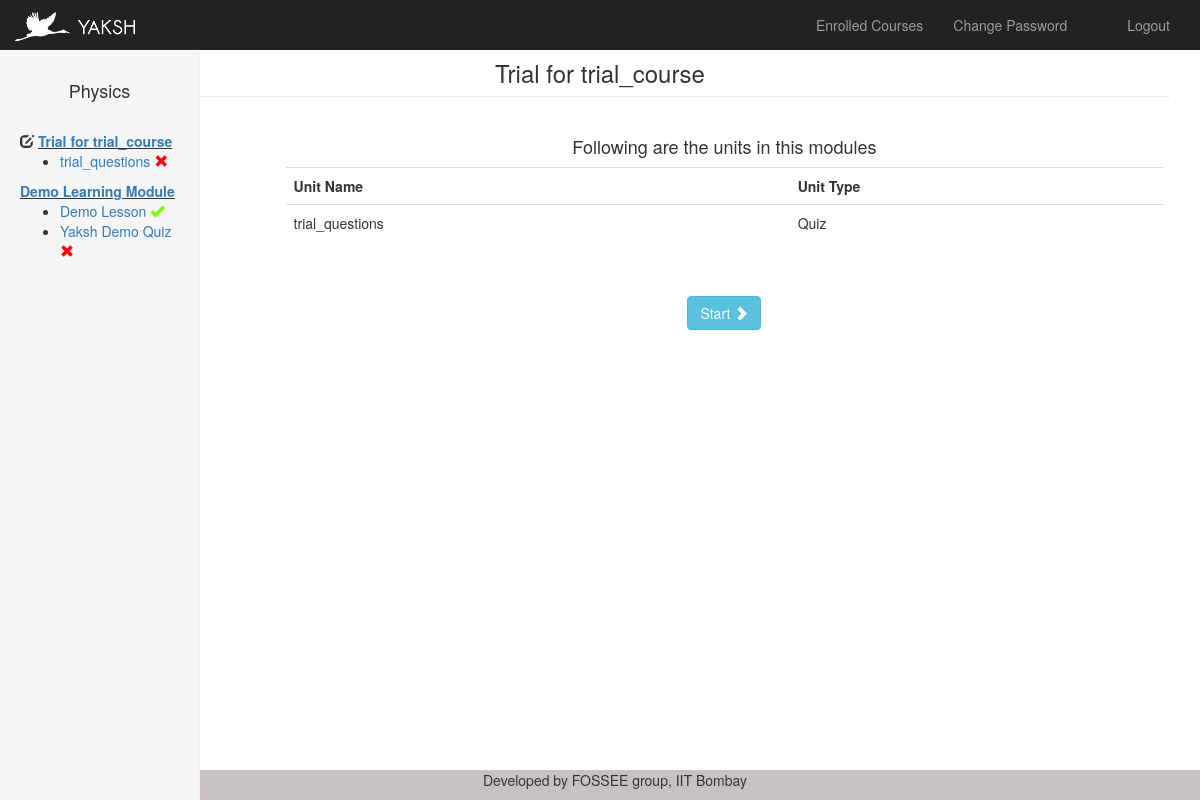
Page /exam/quizzes/view_module/1/1 (signed in) on the committed database.
### tables this page shows
CREATE TABLE "yaksh_learningmodule" ("id" integer NOT NULL PRIMARY KEY AUTOINCREMENT, "name" varchar(255) NOT NULL, "description" text NULL, "order" integer NOT NULL, "check_prerequisite" bool NOT NULL, "html_data" text NULL, "is_trial" bool NOT NULL, "creator_id" integer NOT NULL REFERENCES "auth_user" ("id"));

CREATE TABLE "yaksh_course" ("id" integer NOT NULL PRIMARY KEY AUTOINCREMENT, "name" varchar(128) NOT NULL, "active" bool NOT NULL, "created_on" datetime NOT NULL, "is_trial" bool NOT NULL, "instructions" text NULL, "creator_id" integer NOT NULL REFERENCES "auth_user" ("id"), "end_enroll_time" datetime NULL, "start_enroll_time" datetime NULL, "code" varchar(128) NULL, "hidden" bool NOT NULL, "enrollment" varchar(32) NOT NULL);

CREATE TABLE "yaksh_quiz" ("id" integer NOT NULL PRIMARY KEY AUTOINCREMENT, "start_date_time" datetime NULL, "end_date_time" datetime NULL, "duration" integer NOT NULL, "active" bool NOT NULL, "description" varchar(256) NOT NULL, "pass_criteria" real NOT NULL, "attempts_allowed" integer NOT NULL, "time_between_attempts" integer NOT NULL, "is_trial" bool NOT NULL, "instructions" text NULL, "view_answerpaper" bool NOT NULL, "allow_skip" bool NOT NULL, "creator_id" integer NULL REFERENCES "auth_user" ("id"), "is_exercise" bool NOT NULL, "weightage" real NOT NULL);

CREATE TABLE "yaksh_learningunit" ("id" integer NOT NULL PRIMARY KEY AUTOINCREMENT, "order" integer NOT NULL, "type" varchar(16) NOT NULL, "check_prerequisite" bool NOT NULL, "lesson_id" integer NULL REFERENCES "yaksh_lesson" ("id"), "quiz_id" integer NULL REFERENCES "yaksh_quiz" ("id"));

CREATE TABLE "yaksh_lesson" ("id" integer NOT NULL PRIMARY KEY AUTOINCREMENT, "name" varchar(255) NOT NULL, "description" text NOT NULL, "html_data" text NULL, "creator_id" integer NOT NULL REFERENCES "auth_user" ("id"));

### views.py (the view)
@app.route('/exam/quizzes/view_module/<mid>/<cid>')
@login_required
def view_module(mid, cid, msg="none"):
    conn1 = sql.connect('db.sqlite3')
    conn1.row_factory = sql.Row
    all_modules = []
    print("jj")
    if msg == "none":
        msg = ""
    module = conn1.execute("select * from yaksh_learningmodule where id =?", (mid,))
    for mod in module:
        learning_module = mod
    record = conn1.execute("select * from yaksh_course where id =?", (cid,))
    for cou in record:
        course = cou
    records = conn1.execute("select * from yaksh_course_learning_module where course_id = ?", (cid,))
    for r in records:
        ycm = r['learningmodule_id']
        record = conn1.execute("select * from yaksh_learningmodule where id = ?", (ycm,))
        for rec in record:
            all_modules.append(rec)
    record = conn1.execute("select * from yaksh_learningmodule_learning_unit where learningmodule_id = ? limit 1",
                           (mid,))
    for rec in record:
        first_unit = rec['learningunit_id']
    return render_template('yaksh/show_video.html', msg=msg, learning_module=learning_module, state="module",
                           course=course, all_modules=all_modules, first_unit=first_unit)

### views.py (called while the page is built)
def login_required(f):
    @wraps(f)
    def wrap(*args, **kwargs):
        if 'logged_in' in session:
            return f(*args, **kwargs)
        else:
            return redirect(url_for('user_login'))
    return wrap

@app.template_filter('get_question_paper')
def get_questionpaper(uid):
    conn = sql.connect('db.sqlite3')
    conn.row_factory = sql.Row
    qpid = []
    record = conn.execute("select * from yaksh_learningunit where id = ?", (uid,))
    for r in record:
        qid = r['quiz_id']
    records = conn.execute("select * from yaksh_questionpaper where quiz_id = ?", (qid,))
    for r in records:
        qpid.append(r['id'])
        return qpid

@app.template_filter('has_question_paper')
def has_questionpaper(uid):
    conn = sql.connect('db.sqlite3')
    conn.row_factory = sql.Row
    stat = []
    record = conn.execute("select * from yaksh_learningunit where id = ?", (uid,))
    for r in record:
        qid = r['quiz_id']
    records = conn.execute("select * from yaksh_questionpaper where quiz_id = ?", (qid,))
    for record in records:
        stat.append("true")
        return stat
    stat.append("false")
    return stat

@app.template_filter('get_unit_status')
def get_unit_status(lid):
    conn = sql.connect('db.sqlite3')
    conn.row_factory = sql.Row
    stat = []
    tmod = 0
    cmod = 0
    records2 = conn.execute("select * from yaksh_coursestatus where current_unit_id = ?", (lid,))
    for record2 in records2:
        tmod = tmod + 1
        if record2:
            csid = record2['id']
            records3 = conn.execute(
                "select * from yaksh_coursestatus_completed_units where learningunit_id = ? and coursestatus_id = ?",
                (lid, csid,))
            for record3 in records3:
                cmod = cmod + 1
    if tmod == 0:
        status = "not attempted"
    elif tmod == cmod:
        status = "completed"
    else:
        status = "inprogress"
    stat.append(status)
    return stat

@app.template_filter('get_learning_units')
def get_learning_units(mid):
    conn = sql.connect('db.sqlite3')
    conn.row_factory = sql.Row
    lunits = []
    records = conn.execute("select * from yaksh_learningmodule_learning_unit where learningmodule_id = ?", (mid,))
    for record in records:
        lid = record['learningunit_id']
        records2 = conn.execute("select * from yaksh_learningunit where id = ?", (lid,))
        for record2 in records2:
            lunits.append(record2)
    return lunits

### templates/yaksh/show_video.html (shortened to what this page needs)
{% extends "user.html" %}
{% block pagetitle %} {{ learning_module.name }}
{% endblock %}
{% block main %}
<div class="col-sm-3 col-md-2 sidebar">
    <center><h4>{{course.name}}</h4></center>
    <br>
    {% for module in all_modules %}
        {% if module.id == learning_module.id %}
            <span class="glyphicon glyphicon-edit" data-toggle="tooltip" title="Currently on">
            </span>
        {% endif %}
        <b><u><a href="{{URL_ROOT}}/exam/quizzes/view_module/{{module.id}}/{{course.id}}">{{module.name}}</u></b>
        <ul class="list">
        {% for unit in module.id|get_learning_units %}
        <span>
        <li>
        {% for status in unit.id | get_unit_status %}
        {% if unit.type == "quiz" %}
        {% for status in unit.id | has_question_paper %}
        {% if status =="true" %}
        {% for qpid in unit.id | get_question_paper %}
            <a href="{{ URL_ROOT }}/exam/start/{{qpid}}/{{module.id}}/{{course.id}}">
                    {% for desc in unit.quiz_id |get_description %}
                    {{desc.description}}
                    {% endfor %}
            </a>
                    {% endfor %}
            {% else %}
            <a href="{{ URL_ROOT }}">
                    {% for desc in unit.quiz_id |get_description %}
                    {{desc.description}}
                    {% endfor %}
            </a>
            {% endif %}
            {% endfor %}
        {% else %}
                    {% for lesson in unit.lesson_id |get_lesson %}
            <a href="{{ URL_ROOT }}/exam/show_lesson/{{lesson.id}}/{{module.id}}/{{course.id}}">
                {% for lesson in unit.lesson_id |get_lesson %}
                    {{lesson.name}}
                    {% endfor %}
            </a>
            {% endfor %}
        {% endif %}
        {% if status == "completed" %}
          <span class="glyphicon glyphicon-ok" style="color: #7CFC00;"></span>
        {% else %}
          <span class="glyphicon glyphicon-remove" style="color:  #FF0000"></span>
        {% endif %}
        {% endfor %}
        </li>
        </span>
        {% endfor %}
        </ul>
    {% endfor %}
</div>
<div class="col-md-12 col-md-offset-1 main">
{% if state == "module" %}
<div class="panel panel-default" style="border: none; box-shadow: none;">
    <div class="panel-body">
        <center><h4>Following are the units in this modules</h4></center>
        <table class="table">
        <tr>
        <th>Unit Name</th>
        <th>Unit Type</th>
        </tr>
        {% for unit in learning_module.id|get_learning_units %}
        <tr>
        <ul class="inputs-list">
            <td>
            {% if unit.type == "quiz" %}
                    {% for desc in unit.quiz_id |get_description %}
                    {{desc.description}}
                    {% endfor %}
            {% else %}
                {% for lesson in unit.lesson_id |get_lesson %}
                    {{lesson.name}}
                    {% endfor %}
            {% endif %}
            </td>
            <td>
            {% if unit.type == "quiz" %}
                {% for ex in unit.quiz_id |is_exercise %}
                    {% if ex =="true" %}
                    Exercise
                {% else %}
                    Quiz
                {% endif %}
                {% endfor %}
            {% else %}
                Lesson
            {% endif %}
            </td>
        </ul>
        </tr>
        {% endfor %}
        </table>
    </div>
</div>
<div style="text-align: center;">
    <a href="{{ URL_ROOT }}/exam/next_unit/{{course.id}}/{{learning_module.id}}/{{first_unit}}/1" class="btn btn-info">Start
        <span class="glyphicon glyphicon-chevron-right">
        </span>
    </a>
</div>
{% endif %}
</div>
{% endblock %}

### static/yaksh/css/theme.css (style rules this page uses)
body { padding-top: 70px; padding-bottom: 30px; }

### static/yaksh/css/sticky-footer.css (style rules this page uses)
html { position: relative; min-height: 100%; }
body { margin-bottom: 60px; }

### static/yaksh/css/dashboard.css (style rules this page uses)
body { padding-top:30px; }
@media (min-width: 768px) { .sidebar { position: fixed; top: 51px; bottom: 0; left: 0; z-index: 1000; display: block; padding: 20px; overflow-x: auto; overflow-y: auto; background-color: #f5f5f5; border-right: 1px solid #eee; } }
.main { padding: 0px; }
@media (min-width: 768px) { .main { padding-right: 0px; padding-left: 0px; } }
.main { margin-top: 0; }

### rows in the picture
yaksh_learningmodule: name "Trial for trial_course"
yaksh_course: name "Physics"
yaksh_quiz: description "trial_questions", is_exercise "Quiz"
yaksh_learningmodule: name "Demo Learning Module"
yaksh_lesson: name "Demo Lesson"
yaksh_quiz: description "Yaksh Demo Quiz"
